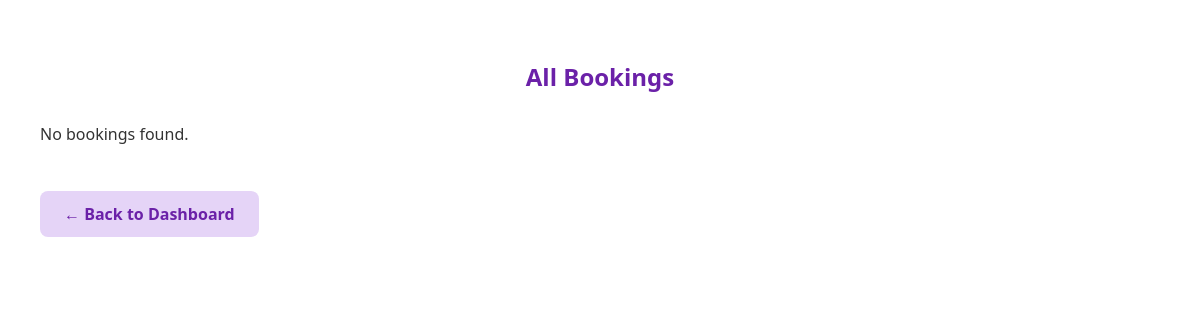
/bookings/all_bookings/, run on an earlier commit of the app's database.
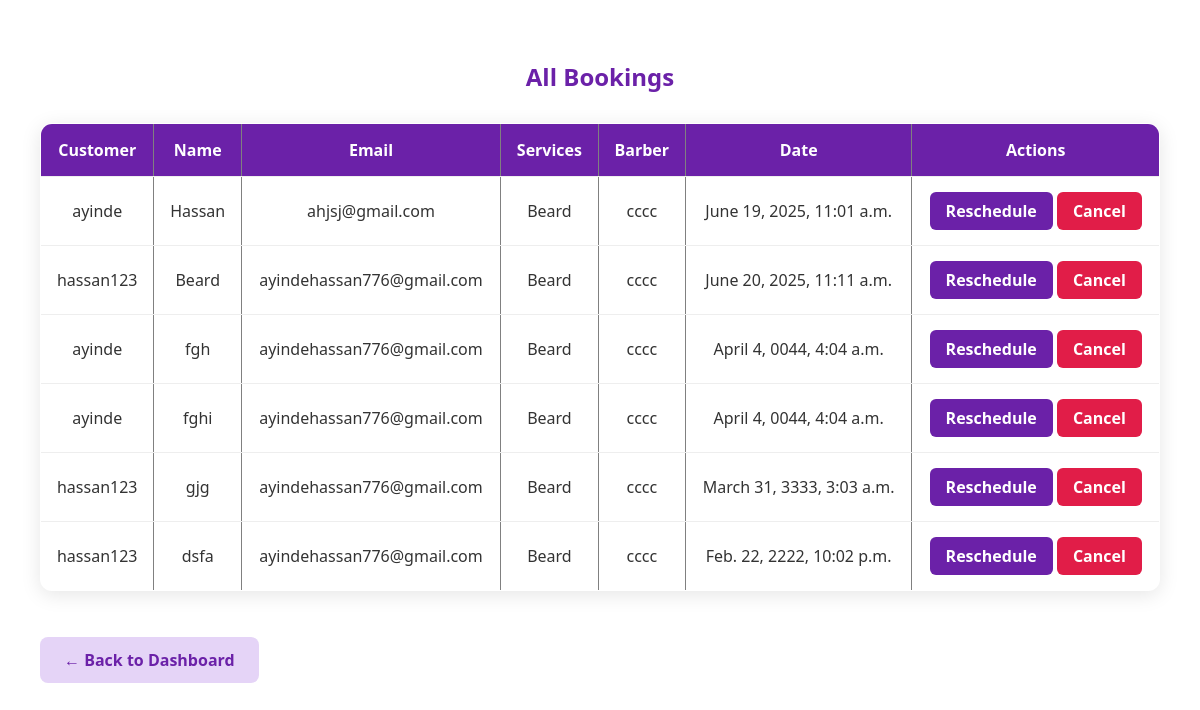
And on a later commit of the database.
### bookings/models.py (models this page shows, shortened)
class Booking(models.Model):
    customer = models.ForeignKey(User,on_delete=models.CASCADE,related_name='bookings')
    name = models.CharField(max_length=50,unique=True)
    email = models.EmailField()
    services = models.ManyToManyField(Service)
    barber = models.ForeignKey(BarberInfo,on_delete=models.CASCADE)
    date = models.DateTimeField()

### service/models.py (models this page shows, shortened)
class Service(models.Model):
    name = models.CharField(max_length=100)
    price = models.CharField(max_length=100)

### barbers/models.py (models this page shows, shortened)
class BarberInfo(models.Model):
    name = models.CharField(max_length=100,unique=True)
    photo = models.ImageField(upload_to='barber_photos/', blank=True, null=True)
    number = models.CharField(max_length=20, null=True, blank=True)
    email = models.EmailField()
    bio = models.TextField()
    skills = models.TextField()
    reviews = models.TextField()
    services = models.ManyToManyField(Service, related_name='barbers')

### bookings/views.py (the view)
# urls.py: path('all_bookings/', views.booking_list, name='booking_list'),
def booking_list(request):
    all_sessions = Booking.objects.all()
    return render(request, "booking_list.html", {'book_list': all_sessions})

### bookings/templates/booking_list.html (shortened to what this page needs)
<!DOCTYPE html>
<html>
<head>
    {% load static %}
<link rel="stylesheet" href="{% static 'css/booking_list.css' %}">
</head>
<body>
    <h2>All Bookings</h2>
    {% if book_list %}
        <table border="1" cellpadding="10">
            <thead>
                <tr>
                    <th>Customer</th>
                    <th>Name</th>
                    <th>Email</th>
                    <th>Services</th>
                    <th>Barber</th>
                    <th>Date</th>
                    <th>Actions</th>
                </tr>
            </thead>
            <tbody>
                {% for booking in book_list %}
                <tr>
    <td>{{ booking.customer.username }}</td>
    <td>{{ booking.name }}</td>
    <td>{{ booking.email }}</td>
    <td>
        {% for service in booking.services.all %}
            {{ service.name }}{% if not forloop.last %}, {% endif %}
        {% endfor %}
    </td>
    <td>{{ booking.barber.name }}</td>
    <td>{{ booking.date }}</td>
    <td>
        <a href="{% url 'reschedule_date' booking.id %}" class="action-btn reschedule">Reschedule</a>
        <a href="{% url 'cancel_booking' booking.id %}" class="action-btn cancel"
           onclick="return confirm('Are you sure you want to cancel this booking?');">
           Cancel
        </a>
    </td>
</tr>
                {% endfor %}
            </tbody>
        </table>
    {% else %}
        <p>No bookings found.</p>
    {% endif %}
    <p><a href="{% url 'adminDashBoard' %}" class="dashboard-btn">← Back to Dashboard</a></p>
</body>
</html>

### static/css/booking_list.css (style rules this page uses)
body { background-color: #ffffff; font-family: 'Segoe UI', Tahoma, Geneva, Verdana, sans-serif; color: #333333; margin: 20px; padding: 20px; }
h2 { color: #6b21a8; text-align: center; margin-bottom: 30px; }
table { width: 100%; border-collapse: collapse; box-shadow: 0 4px 20px rgba(0, 0, 0, 0.1); border-radius: 12px; overflow: hidden; }
thead { background-color: #6b21a8; color: #ffffff; }
th, td { padding: 15px; text-align: center; border-bottom: 1px solid #eeeeee; }
.action-btn { display: inline-block; padding: 8px 16px; border-radius: 6px; text-decoration: none; color: #ffffff; font-weight: bold; transition: background-color 0.3s ease; }
.reschedule { background-color: #6b21a8; }
.cancel { background-color: #e11d48; }
.dashboard-btn { display: inline-block; margin-top: 30px; background-color: #e5d4f7; color: #6b21a8; padding: 12px 24px; border-radius: 8px; text-decoration: none; font-weight: bold; transition: background-color 0.3s ease, color 0.3s ease; }

What changed in the data, as far as the page shows it:
added Booking: customer.username "ayinde", name "Hassan", email "ahjsj@gmail.com", barber.name "cccc", date "June 19, 2025, 11:01 a.m."
added Service: name "Beard"
added Booking: customer.username "hassan123", name "Beard", email "ayindehassan776@gmail.com", barber.name "cccc", date "June 20, 2025, 11:11 a.m."
added Booking: customer.username "ayinde", name "fgh", email "ayindehassan776@gmail.com", barber.name "cccc", date "April 4, 0044, 4:04 a.m."
added Booking: customer.username "ayinde", name "fghi", email "ayindehassan776@gmail.com", barber.name "cccc", date "April 4, 0044, 4:04 a.m."
added Booking: customer.username "hassan123", name "gjg", email "ayindehassan776@gmail.com", barber.name "cccc", date "March 31, 3333, 3:03 a.m."
added Booking: customer.username "hassan123", name "dsfa", email "ayindehassan776@gmail.com", barber.name "cccc", date "Feb. 22, 2222, 10:02 p.m."
Also different on the page:
text no longer shown: "No bookings found."
text now shown: "Customer Name Email Services Barber Date Actions"
